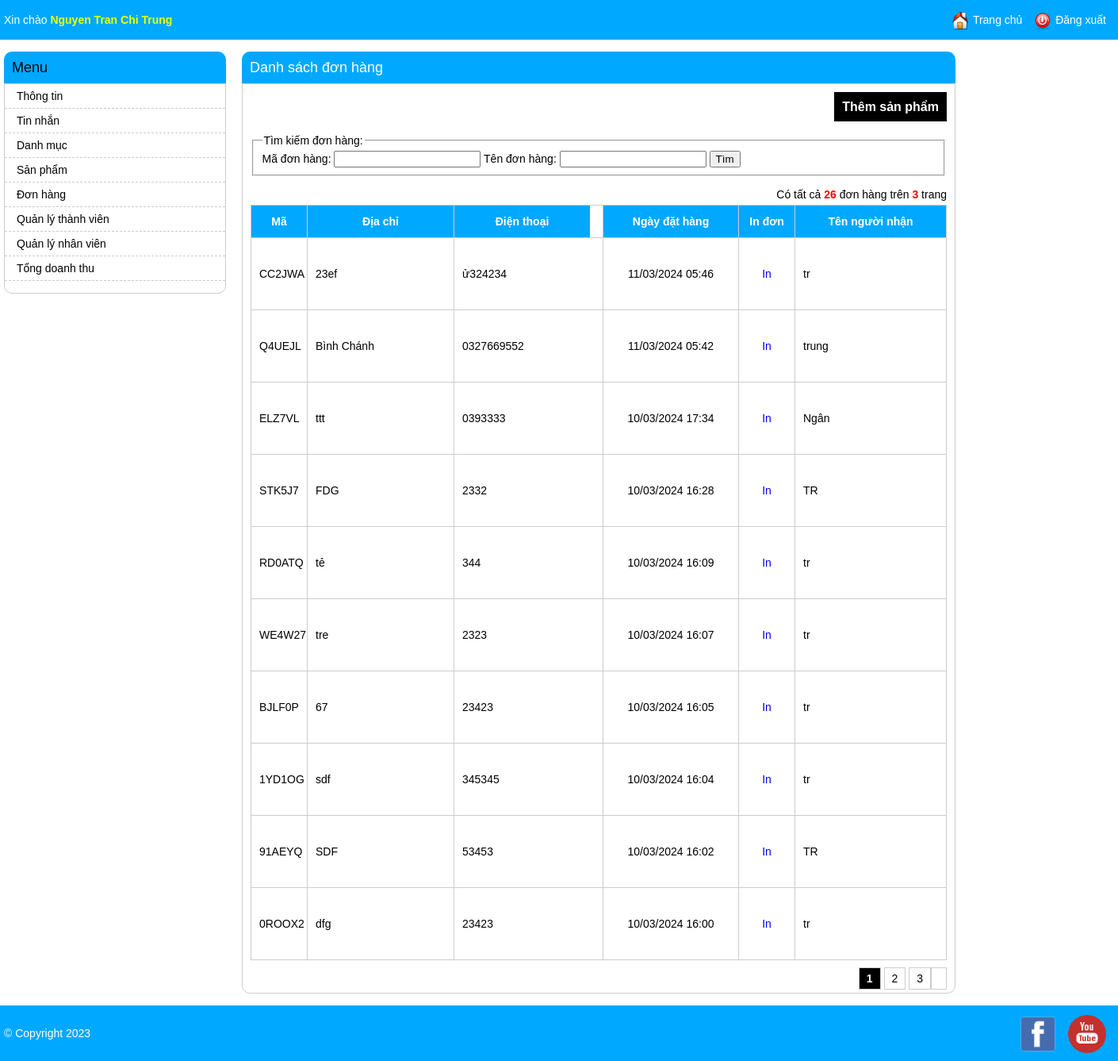
Page /admin/order_listing.php (signed in) on the committed database.
### tables this page shows
CREATE TABLE `orders` (
  `id` int(11) NOT NULL,
  `name` varchar(255) NOT NULL,
  `phone` varchar(255) DEFAULT NULL,
  `address` varchar(500) NOT NULL,
  `note` text NOT NULL,
  `total` int(11) NOT NULL,
  `created_time` int(11) NOT NULL,
  `last_updated` int(11) NOT NULL,
  `demand` varchar(20) NOT NULL,
  `abate` varchar(60) NOT NULL,
  `email` varchar(255) NOT NULL,
  `madonhang` varchar(255) NOT NULL
);

### admin/order_listing.php (the view, shortened to what this page needs)
<?php
include 'header.php';
$config_name = "order";
$config_title = "đơn hàng";
if (!empty($_SESSION['current_user'])) {
    $item_per_page = (!empty($_GET['per_page'])) ? $_GET['per_page'] : 10;
    $current_page = (!empty($_GET['page'])) ? $_GET['page'] : 1;
    $offset = ($current_page - 1) * $item_per_page;
    if(!empty($where)){
        $totalRecords = mysqli_query($con, "SELECT * FROM `orders` where ( ".$where.")");
    }else{
        $totalRecords = mysqli_query($con, "SELECT * FROM `orders`");
    }
    $totalRecords = $totalRecords->num_rows;
    $totalPages = ceil($totalRecords / $item_per_page);
    if(!empty($where)){
        $orders = mysqli_query($con, "SELECT * FROM `orders` where (".$where.") ORDER BY `id` DESC LIMIT " . $item_per_page . " OFFSET " . $offset);
    }else{
        $orders = mysqli_query($con, "SELECT * FROM `orders` ORDER BY `id` DESC LIMIT " . $item_per_page . " OFFSET " . $offset);
    }
    ?>
<div class="main-content">
    <h1>Danh sách <?= $config_title ?></h1>
    <div class="listing-items">
        <div class="buttons">
            <a href="./product_editing.php">Thêm sản phẩm</a>
        </div>
        <div class="listing-search">
        <form id="<?=$config_name?>-search-form" action="<?=$config_name?>_listing.php?action=search" method="POST">
                <fieldset>
                    <legend>Tìm kiếm <?=$config_title?>:</legend>
                    Mã <?=$config_title?>: <input type="text" name="madonhang" value="<?=!empty($madonhang)?$madonhang:""?>" />
                    Tên <?=$config_title?>: <input type="text" name="name" value="<?=!empty($name)?$name:""?>" />
                    <input type="submit" value="Tìm" />
                </fieldset>
            </form>
        </div>
        <div class="total-items">
                  <span>Có tất cả <strong><?=$totalRecords?></strong> <?=$config_title?> trên
            <strong><?=$totalPages?></strong> trang</span>
        </div>
        <ul>
            <li class="listing-item-heading">
                <div class="listing-prop listing-id">Mã</div>
                <div class="listing-prop listing-name">Tên người nhận</div>
                <div class="listing-prop listing-address">Địa chỉ</div>
                <div class="listing-prop listing-phone">Điện thoại</div>
                <div class="listing-prop listing-button">
                    In đơn
                </div>
                <div class="listing-prop listing-time">Ngày đặt hàng</div>
            </li>
            <?php  while ($row = mysqli_fetch_array($orders)) { ?>
            <li>
                <div class="listing-prop listing-id"><?=$row['madonhang']?></div>
                <div class="listing-prop listing-name"><?=$row['name']?></div>
                <div class="listing-prop listing-address"><?=$row['address']?></div>
                <div class="listing-prop listing-phone"><?=$row['phone']?></div>
                <div class="listing-prop listing-button">
                    <a href="order_printing.php?id=<?=$row['id']?>" target="_blank">In</a>
                </div>
                <div class="listing-prop listing-time"><?=date('d/m/Y H:i', $row['created_time'])?></div>
            </li>
            <?php  } ?>
        </ul>
        <?php
              include './pagination.php';
             ?>
    </div>
</div>
<?php
}
include './footer.php';
?>

### css/admin_style.css (style rules this page uses)
body { font-family: arial; padding: 0; margin: 0; font-size: 14px; }
h1 { text-align: center; }
.listing-items { padding: 10px; border: 1px solid #ccc; border-radius: 0 0 10px 10px; }
.listing-items ul { padding: 0; margin: 0; }
.listing-prop { float: right; border-left: 1px solid #ccc; line-height: 90px; padding: 0 10px; }
.listing-fullname, .listing-username, .listing-name { padding-left: 10px; border-right: 0; width: 170px; max-height: 90px; overflow: hidden; }
.listing-button { float: right; border-left: 1px solid #ccc; border-right: 0; padding: 0 10px; width: 50px; text-align: center; }
.listing-items ul li { list-style: none; border: 1px solid #ccc; border-top: 0; border-left: 0; }
.listing-items ul li:first-child { border-top: 1px solid #ccc; }
.listing-time { width: 150px; text-align: center; }
.listing-item-heading { text-align: center; font-weight: bold; }
.listing-item-heading .listing-prop { height: 40px; line-height: 40px; background: rgb(0, 168, 255); color: #FFF; }
.buttons { text-align: right; font-weight: bold; font-size: 16px; margin-bottom: 15px; line-height: 38px; }
.buttons a { color: #FFF; padding: 10px; background: #000; }
a { text-decoration: none; }
.main-content { float: left; width: 900px; margin-left: 20px; }
.main-content h1 { margin: 0; text-align: left; background: rgb(0, 168, 255); color: #fff; font-size: 18px; font-weight: normal; line-height: 40px; border-radius: 10px 10px 0 0; padding: 0 10px; }
.listing-search { margin-bottom: 15px; }
.total-items { margin-bottom: 5px; text-align: right; }
.total-items strong { color: red; }
.listing-address { float: left; width: 164px; }
.listing-phone { float: left; width: 151px; }
.listing-id { float: left; width: 50px; text-align: center; }

### rows in the picture
orders: madonhang "CC2JWA", name "tr", address "23ef", phone "ử324234", created_time "11/03/2024 05:46"
orders: madonhang "Q4UEJL", name "trung", address "Bình Chánh", phone "0327669552", created_time "11/03/2024 05:42"
orders: madonhang "ELZ7VL", name "Ngân", address "ttt", phone "0393333", created_time "10/03/2024 17:34"
orders: madonhang "STK5J7", name "TR", address "FDG", phone "2332", created_time "10/03/2024 16:28"
orders: madonhang "RD0ATQ", name "tr", address "tẻ", phone "344", created_time "10/03/2024 16:09"
orders: madonhang "WE4W27", name "tr", address "tre", phone "2323", created_time "10/03/2024 16:07"
orders: madonhang "BJLF0P", name "tr", address "67", phone "23423", created_time "10/03/2024 16:05"
orders: madonhang "1YD1OG", name "tr", address "sdf", phone "345345", created_time "10/03/2024 16:04"
orders: madonhang "91AEYQ", name "TR", address "SDF", phone "53453", created_time "10/03/2024 16:02"
orders: madonhang "0ROOX2", name "tr", address "dfg", phone "23423", created_time "10/03/2024 16:00"

### other values in the picture
$user['fullname'] "Nguyen Tran Chi Trung"
$config_title "đơn hàng"
$totalRecords "26"
$totalPages "3"
